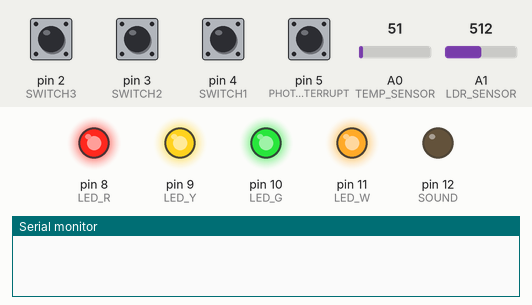
Simulated run of this sketch. Board: Arduino Uno, built with avr-gcc and run on an emulated ATmega328P. Parts: output pins drawn as LEDs (lit = HIGH), the last lines printed to the serial monitor. The test bench sets the inputs (shaded band); at power-on: pin 2 (SWITCH3), pin 3 (SWITCH2), pin 4 (SWITCH1), pin 5 (PHOTO_INTERRUPT) LOW, A0 (TEMP_SENSOR) = 51, A1 (LDR_SENSOR) = 512.

Above: at 28.2 s.
At 34.0 s:
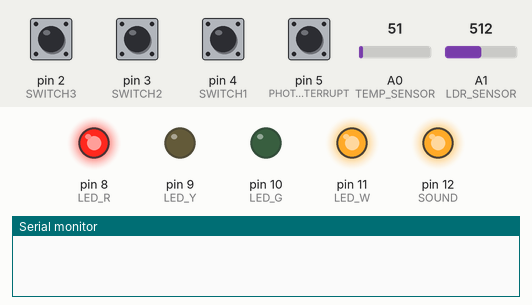
At 35.2 s:
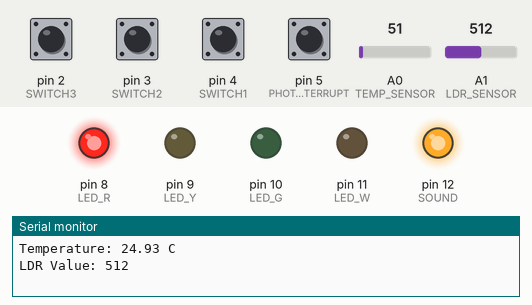
At 35.7 s:
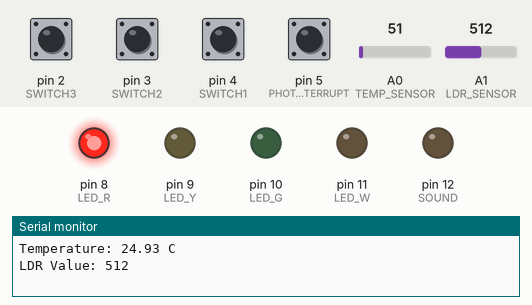
At 36.7 s:
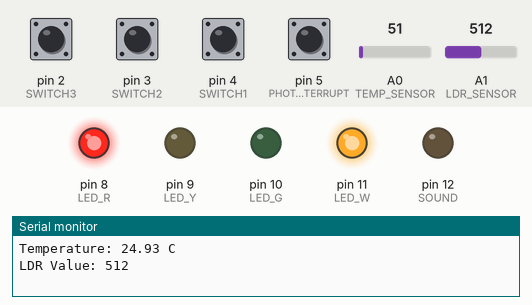
Timing chart, 0 to 37.2 s (numbered marks = the images above):
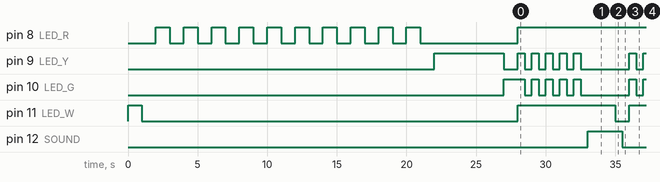

The sketch:

Lab3.ino
```cpp
// Lab 3

// Define pin numbers for LEDs
#define LED_W 11  // White LED
#define LED_G 10  // Green LED
#define LED_Y 9   // Yellow LED
#define LED_R 8   // Red LED

// Define pin numbers for switches
#define SWITCH1 4  // Switch 1 (Controls LED-W and LED-R)
#define SWITCH2 3  // Switch 2 (Controls LED-G and LED-Y)
#define SWITCH3 2  // Switch 3 (Controls sound/buzzer)

// Define pin numbers for sensors and sound output
#define SOUND 12           // Buzzer/Sound output
#define TEMP_SENSOR A0     // Temperature sensor (Analog input)
#define LDR_SENSOR A1      // Light sensor (LDR - Analog input)
#define PHOTO_INTERRUPT 5  // Photo interrupter sensor (Digital input)

// Runs once when the board is powered on or reset
void setup() {
    // Initialize LED pins as outputs
    pinMode(LED_R, OUTPUT);
    pinMode(LED_Y, OUTPUT);
    pinMode(LED_G, OUTPUT);
    pinMode(LED_W, OUTPUT);

    // Initialize switch pins as inputs
    pinMode(SWITCH1, INPUT);
    pinMode(SWITCH2, INPUT);
    pinMode(SWITCH3, INPUT);

    // Initialize sensor and sound pins
    pinMode(SOUND, OUTPUT);
    pinMode(TEMP_SENSOR, INPUT);
    pinMode(LDR_SENSOR, INPUT);
    pinMode(PHOTO_INTERRUPT, INPUT);

    // Initialize Serial Monitor for debugging
    Serial.begin(9600);

    // Run initial LED blinking sequence
    initialBlink();

    // Ensure Green LED is OFF at startup
    digitalWrite(LED_G, LOW);
}

// Main loop (runs continuously)
void loop() {
    checkSwitch1();         // Handle Switch 1 (LED-W & LED-R)
    checkSwitch2();         // Handle Switch 2 (LED-G & LED-Y blinking)
    checkSwitch3();         // Handle Switch 3 (Buzzer)
    readTemperature();      // Read temperature sensor and display
    checkLDR();             // Handle Light Sensor (LDR)
    checkPhotoInterrupter();// Handle Photo Interrupter sensor
}

// Initial LED blink sequence at startup
void initialBlink() {
    digitalWrite(LED_W, HIGH); // Turn ON White LED
    delay(1000);
    digitalWrite(LED_W, LOW);  // Turn OFF White LED
    delay(1000);

    // Blink Red LED 10 times
    for (int i = 0; i < 10; i++) {
        digitalWrite(LED_R, HIGH);
        delay(1000);
        digitalWrite(LED_R, LOW);
        delay(1000);
    }

    // Turn ON Yellow LED for 5 seconds
    digitalWrite(LED_Y, HIGH);
    delay(5000);
    digitalWrite(LED_Y, LOW);

    // Turn ON Green LED for 1 second
    digitalWrite(LED_G, HIGH);
    delay(1000);
}

// Function to check Switch 1 state
// If Switch 1 is pressed (LOW), turn ON both LED-W and LED-R
void checkSwitch1() {
    if (digitalRead(SWITCH1) == LOW) {
        digitalWrite(LED_W, HIGH);
        digitalWrite(LED_R, HIGH);
    } else {
        digitalWrite(LED_W, LOW);
        digitalWrite(LED_R, LOW);
    }
}

// Function to check Switch 2 state
// If Switch 2 is pressed (LOW), blink LED-G and LED-Y 5 times
void checkSwitch2() {
    if (digitalRead(SWITCH2) == LOW) {
        for (int i = 0; i < 5; i++) {
            digitalWrite(LED_G, HIGH);
            digitalWrite(LED_Y, HIGH);
            delay(500);
            digitalWrite(LED_G, LOW);
            digitalWrite(LED_Y, LOW);
            delay(500);
        }
    }
}

// Function to check Switch 3 state
// If Switch 3 is pressed (LOW), turn ON buzzer for 1 second
void checkSwitch3() {
    if (digitalRead(SWITCH3) == LOW) {
        digitalWrite(SOUND, HIGH); // Activate buzzer
        delay(1000);
    } else {
        digitalWrite(SOUND, LOW);  // Deactivate buzzer
        delay(1000);
    }
}

// Function to read temperature sensor and display value in Celsius
void readTemperature() {
    int rawValue = analogRead(TEMP_SENSOR); // Read raw sensor value (0-1023)
    float voltage = rawValue * 5.0 / 1023.0; // Convert raw value to voltage
    float temperature = voltage * 100.0; // Convert voltage to Celsius

    // Print temperature to Serial Monitor
    Serial.print("Temperature: ");
    Serial.print(temperature);
    Serial.println(" C");

    delay(1000);
}

// Function to check Light Sensor (LDR)
// If light level is low, turn ON LED-W
void checkLDR() {
    int ldrValue = analogRead(LDR_SENSOR); // Read LDR value
    Serial.print("LDR Value: ");
    Serial.println(ldrValue); // Print value to Serial Monitor

    if (ldrValue < 500) { // If it's dark, turn ON LED-W
        digitalWrite(LED_W, HIGH);
    } else {
        digitalWrite(LED_W, LOW);
    }
    delay(500);
}

// Function to check Photo Interrupter sensor
// If object detected, turn ON buzzer and print message
void checkPhotoInterrupter() {
    if (digitalRead(PHOTO_INTERRUPT) == HIGH) {
        digitalWrite(SOUND, HIGH); // Activate buzzer
        Serial.println("Object detected in Photo Interrupter!");
    } else {
        digitalWrite(SOUND, LOW); // Deactivate buzzer
    }
    delay(500);
}
```

Measured:
- by itself, pin 8 (LED_R): goes 9 × (LOW 1.0 s, HIGH 1.0 s), LOW 7.0 s, then HIGH
- by itself, pin 9 (LED_Y): repeats every 8.0 s: 4 × (HIGH 0.50 s, LOW 0.50 s), HIGH 0.50 s, LOW 3.5 s
- by itself, pin 10 (LED_G): repeats every 8.0 s: 3 × (HIGH 0.50 s, LOW 0.50 s), HIGH 0.50 s, LOW 3.5 s, HIGH 0.50 s, LOW 0.50 s
- by itself, pin 11 (LED_W): repeats every 8.0 s: HIGH 7.0 s, LOW 1.0 s
- by itself, pin 12 (SOUND): alternates HIGH for 2.5 s and LOW for 5.5 s
